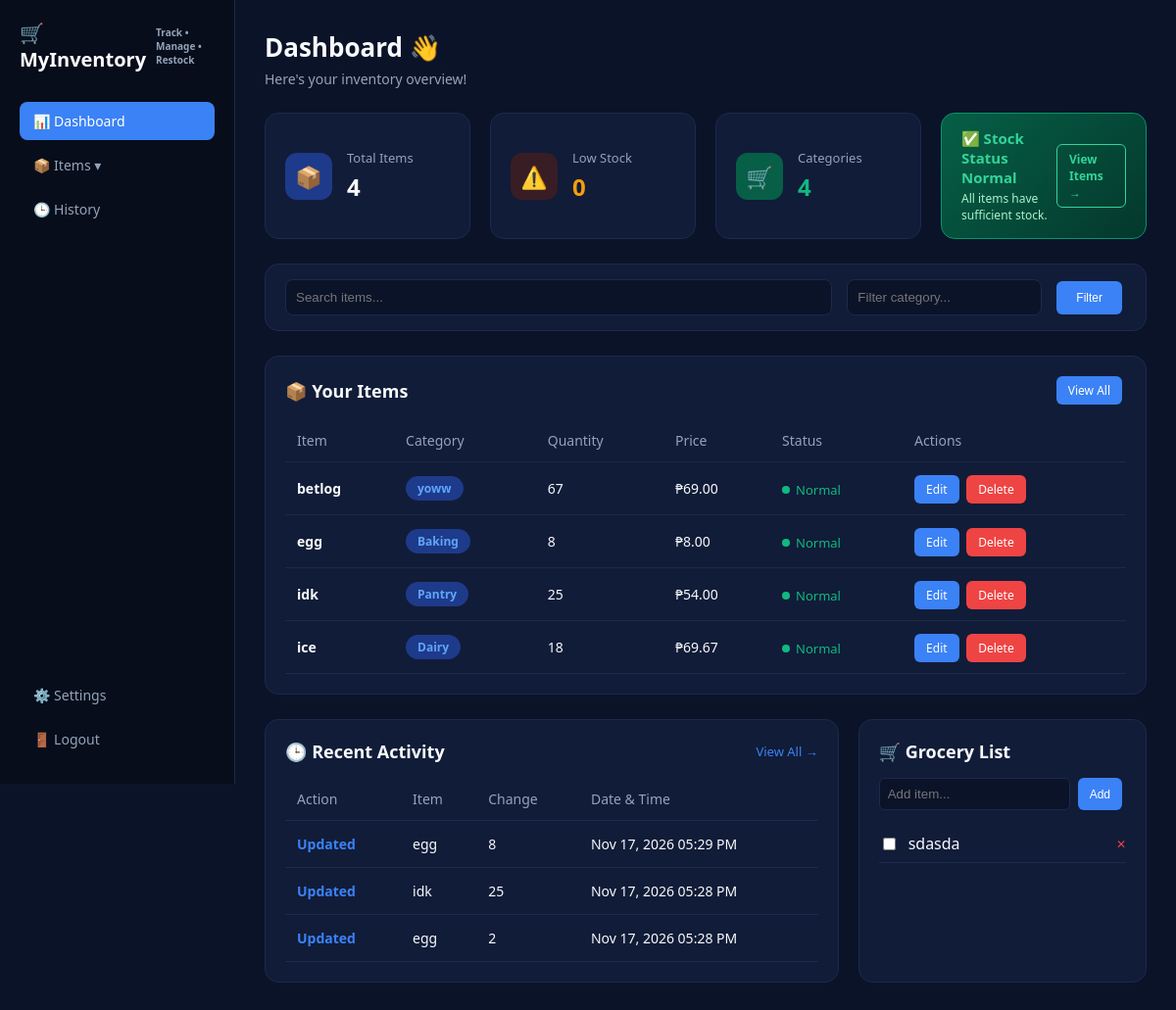
Before: /my_dashboard.php with the older database file.
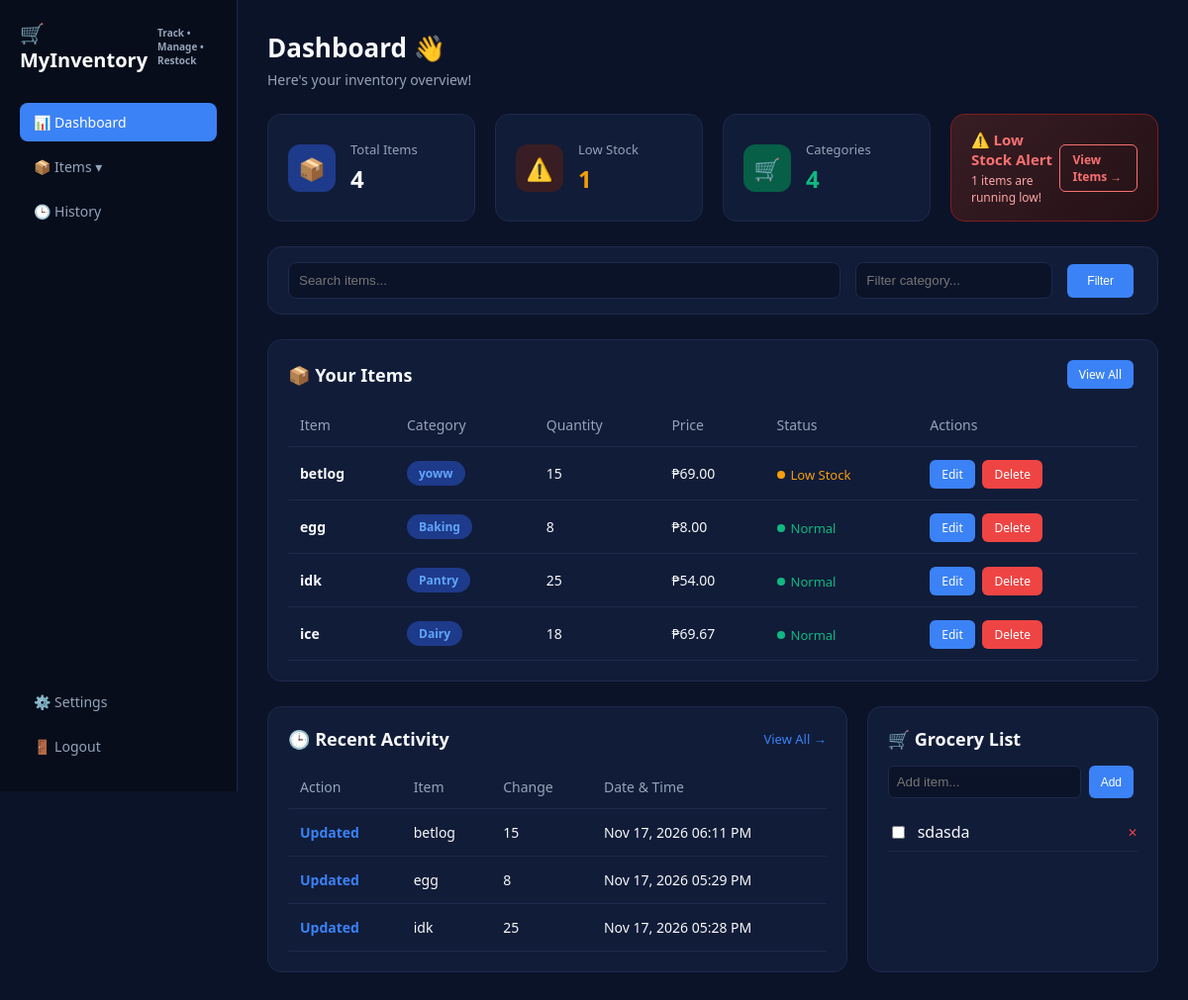
After: the same page with the newer database file.
### tables this page shows
CREATE TABLE items (
            id INTEGER PRIMARY KEY AUTOINCREMENT,
            name TEXT NOT NULL,
            category TEXT NOT NULL,
            quantity TEXT NOT NULL,
            price REAL NOT NULL,
            restock_level INTEGER NOT NULL,
            date_added DATETIME DEFAULT CURRENT_TIMESTAMP
        );

CREATE TABLE history (
            id INTEGER PRIMARY KEY AUTOINCREMENT,
            action TEXT NOT NULL,
            item_name TEXT NOT NULL,
            quantity_change TEXT,
            timestamp DATETIME DEFAULT CURRENT_TIMESTAMP
        );

CREATE TABLE grocery_list (
            id INTEGER PRIMARY KEY AUTOINCREMENT,
            item_name TEXT NOT NULL,
            is_checked INTEGER DEFAULT 0
        );

### my_dashboard.php (the view, shortened to what this page needs)
<?php
require_once 'includes/db.php';
$totalItems = $pdo->query("SELECT COUNT(*) FROM items")->fetchColumn();
$lowStockCount = $pdo->query("SELECT COUNT(*) FROM items WHERE CAST(quantity AS INTEGER) <= restock_level")->fetchColumn();
$categoriesCount = $pdo->query("SELECT COUNT(DISTINCT category) FROM items")->fetchColumn();
$search = $_GET['search'] ?? '';
$category_filter = $_GET['category'] ?? '';
$query = "SELECT * FROM items WHERE 1=1";
$params = [];
$query .= " ORDER BY id DESC LIMIT 5";
$stmt = $pdo->prepare($query);
$stmt->execute($params);
$items = $stmt->fetchAll();
$history = $pdo->query("SELECT * FROM history ORDER BY timestamp DESC LIMIT 3")->fetchAll();
$groceries = $pdo->query("SELECT * FROM grocery_list ORDER BY id DESC")->fetchAll();
?>
<!DOCTYPE html>
<html lang="en">
<head>
    <link rel="stylesheet" href="css/style.css">
</head>
<body>
    <div class="sidebar">
        <div>
            <div class="logo-area">
                🛒 MyInventory
                <span class="logo-sub">Track • Manage • Restock</span>
            </div>
            <ul>
                <li><a href="my_dashboard.php" class="active">📊 Dashboard</a></li>
                <li>
                    <a href="javascript:void(0);" onclick="toggleSubmenu(event)">📦 Items ▾</a>
                </li>
                <li><a href="my_history.php">🕒 History</a></li>
            </ul>
        </div>
        <div>
            <ul>
                <li><a href="settings.php">⚙️ Settings</a></li>
                <li><a href="logout.php">🚪 Logout</a></li>
            </ul>
        </div>
    </div>
    <div class="main-content">
        <div class="header-top">
            <div>
                <h1>Dashboard 👋</h1>
                <p>Here's your inventory overview!</p>
            </div>
        </div>
        <div class="stats-grid">
            <div class="stat-card">
                <div class="stat-icon blue">📦</div>
                <div class="stat-info">
                    <h3>Total Items</h3>
                    <div class="value"><?php echo $totalItems; ?></div>
                </div>
            </div>
            <div class="stat-card">
                <div class="stat-icon red">⚠️</div>
                <div class="stat-info">
                    <h3>Low Stock</h3>
                    <div class="value" style="color:var(--warning);"><?php echo $lowStockCount; ?></div>
                </div>
            </div>
            <div class="stat-card">
                <div class="stat-icon green">🛒</div>
                <div class="stat-info">
                    <h3>Categories</h3>
                    <div class="value" style="color:var(--success);"><?php echo $categoriesCount; ?></div>
                </div>
            </div>
            <div class="alert-banner" style="<?php echo ($lowStockCount == 0) ? 'background: linear-gradient(135deg, #065f46, #04382c); border-color: #059669;' : ''; ?>">
                <div>
                    <h4 style="<?php echo ($lowStockCount == 0) ? 'color: #34d399;' : ''; ?>">
                        <?php echo ($lowStockCount > 0) ? '⚠️ Low Stock Alert' : '✅ Stock Status Normal'; ?>
                    </h4>
                    <p style="<?php echo ($lowStockCount == 0) ? 'color: #a7f3d0;' : ''; ?>">
                        <?php echo ($lowStockCount > 0) ? "$lowStockCount items are running low!" : "All items have sufficient stock."; ?>
                    </p>
                </div>
                <a href="my_items.php" class="btn-alert" style="<?php echo ($lowStockCount == 0) ? 'border-color: #34d399; color: #34d399;' : ''; ?>">View Items →</a>
            </div>
        </div>
        <div class="section-box" style="padding: 15px 20px;">
            <form method="GET" style="display:flex; gap:15px; align-items:center;">
                <input type="text" name="search" placeholder="Search items..." value="<?php echo htmlspecialchars($search); ?>" style="flex:1; padding:10px; background:var(--bg-dark); border:1px solid var(--border-color); color:#fff; border-radius:8px;">
                <input type="text" name="category" placeholder="Filter category..." value="<?php echo htmlspecialchars($category_filter); ?>" style="padding:10px; background:var(--bg-dark); border:1px solid var(--border-color); color:#fff; border-radius:8px;">
                <button type="submit" class="btn-action" style="padding:10px 20px;">Filter</button>
            </form>
        </div>
        <div class="section-box">
            <div class="section-header">
                <h3>📦 Your Items</h3>
                <a href="my_items.php" class="btn-action">View All</a>
            </div>
            <table>
                <thead>
                    <tr>
                        <th>Item</th>
                        <th>Category</th>
                        <th>Quantity</th>
                        <th>Price</th>
                        <th>Status</th>
                        <th>Actions</th>
                    </tr>
                </thead>
                <tbody>
                    <?php if (count($items) > 0): foreach ($items as $item):
                        $qtyVal = intval($item['quantity']);
                        $restockVal = intval($item['restock_level']);
                        $statusClass = ($qtyVal <= $restockVal) ? "low" : "normal";
                        $statusText = ($qtyVal <= $restockVal) ? "Low Stock" : "Normal";
                    ?>
                    <tr>
                        <td><strong><?php echo htmlspecialchars($item['name']); ?></strong></td>
                        <td><span class="pill"><?php echo htmlspecialchars($item['category']); ?></span></td>
                        <td><?php echo htmlspecialchars($item['quantity']); ?></td>
                        <td>₱<?php echo number_format($item['price'], 2); ?></td>
                        <td><span class="status-badge <?php echo $statusClass; ?>"><?php echo $statusText; ?></span></td>
                        <td>
                            <a href="my_edit.php?id=<?php echo $item['id']; ?>" class="btn-action">Edit</a>
                            <a href="my_delete.php?id=<?php echo $item['id']; ?>" class="btn-action delete" onclick="return confirm('Delete item?');">Delete</a>
                        </td>
                    </tr>
                    <?php endforeach; else: ?>
                    <tr><td colspan="6" style="text-align:center; color:var(--text-muted);">No items found.</td></tr>
                    <?php endif; ?>
                </tbody>
            </table>
        </div>
        <div class="bottom-grid">
            <div class="section-box" style="margin-bottom:0;">
                <div class="section-header">
                    <h3>🕒 Recent Activity</h3>
                    <a href="my_history.php" style="color:var(--primary); font-size:13px; text-decoration:none;">View All →</a>
                </div>
                <table>
                    <thead>
                        <tr>
                            <th>Action</th>
                            <th>Item</th>
                            <th>Change</th>
                            <th>Date & Time</th>
                        </tr>
                    </thead>
                    <tbody>
                        <?php if (count($history) > 0): foreach ($history as $h): ?>
                        <tr>
                            <td style="color:var(--primary); font-weight:600;"><?php echo htmlspecialchars($h['action']); ?></td>
                            <td><?php echo htmlspecialchars($h['item_name']); ?></td>
                            <td><?php echo htmlspecialchars($h['quantity_change']); ?></td>
                            <td><?php echo date('M d, Y h:i A', strtotime($h['timestamp'])); ?></td>
                        </tr>
                        <?php endforeach; else: ?>
                        <tr><td colspan="4" style="text-align:center; color:var(--text-muted);">No recent activity.</td></tr>
                        <?php endif; ?>
                    </tbody>
                </table>
            </div>
            <div class="section-box" style="margin-bottom:0;">
                <div class="section-header">
                    <h3>🛒 Grocery List</h3>
                </div>
                <form method="POST" class="grocery-form">
                    <input type="text" name="grocery_name" placeholder="Add item..." required>
                    <button type="submit" name="add_grocery" class="btn-action">Add</button>
                </form>
                <ul style="list-style:none; padding:0; margin:0; max-height: 180px; overflow-y:auto;">
                    <?php if (count($groceries) > 0): foreach ($groceries as $g): ?>
                    <li style="padding: 8px 0; border-bottom: 1px solid var(--border-color); display:flex; align-items:center; justify-content:space-between;">
                        <label style="display:flex; align-items:center; gap:10px; cursor:pointer;">
                            <input type="checkbox" <?php echo $g['is_checked'] ? 'checked' : ''; ?> onclick="window.location.href='my_dashboard.php?toggle_grocery=<?php echo $g['id']; ?>'">
                            <span style="<?php echo $g['is_checked'] ? 'text-decoration:line-through; color:var(--text-muted);' : ''; ?>">
                                <?php echo htmlspecialchars($g['item_name']); ?>
                            </span>
                        </label>
                        <a href="my_delete_grocery.php?id=<?php echo $g['id']; ?>" style="color:var(--danger); font-size:12px; text-decoration:none;" onclick="return confirm('Delete this grocery item?');">✕</a>
                    </li>
                    <?php endforeach; else: ?>
                    <li style="color:var(--text-muted); text-align:center; padding:10px;">No grocery items.</li>
                    <?php endif; ?>
                </ul>
            </div>
        </div>
    </div>
</body>
</html>

Changed rows visible on the page:
no longer on this page (row unchanged): history: action "Updated", item_name "egg", quantity_change "2", timestamp "Nov 17, 2026 05:28 PM"
changed items "betlog": quantity "67" → "15"; statusText "Normal" → "Low Stock"
added history: action "Updated", item_name "betlog", quantity_change "15", timestamp "Nov 17, 2026 06:11 PM"
Other visible differences:
$lowStockCount: "0" → "1"
$lowStockCount: (not shown) → "1"
text no longer shown: "✅ Stock Status Normal All items have sufficient stock."
text now shown: "⚠️ Low Stock Alert items are running low!"
